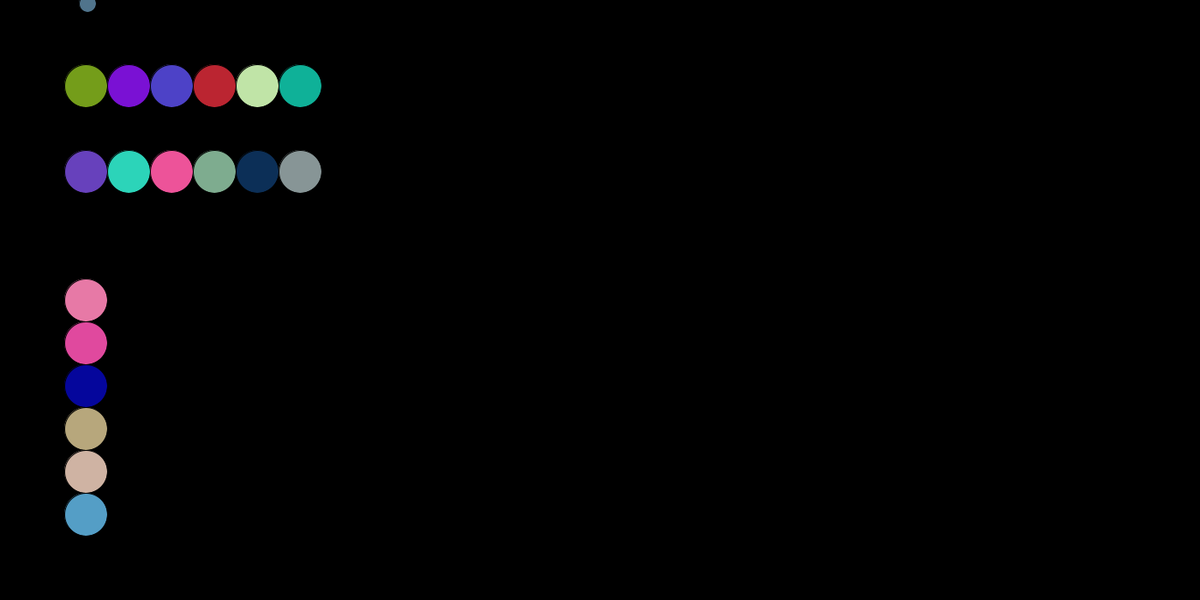
Frame 1 (no input)
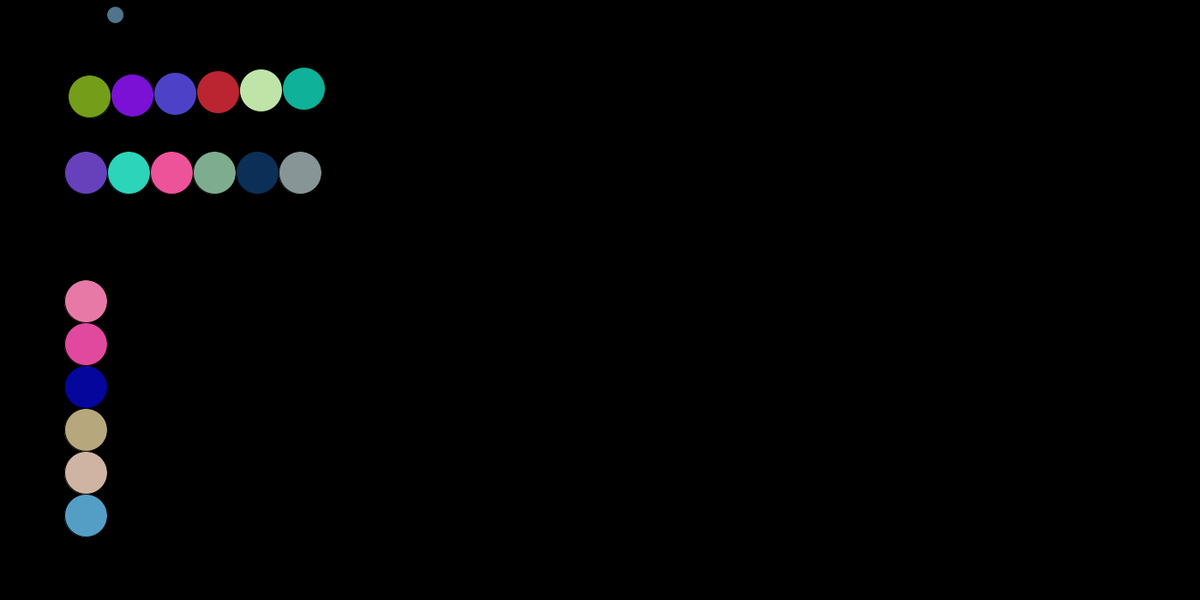
Frame 60 (the mouse pressed at the canvas centre just before this capture)
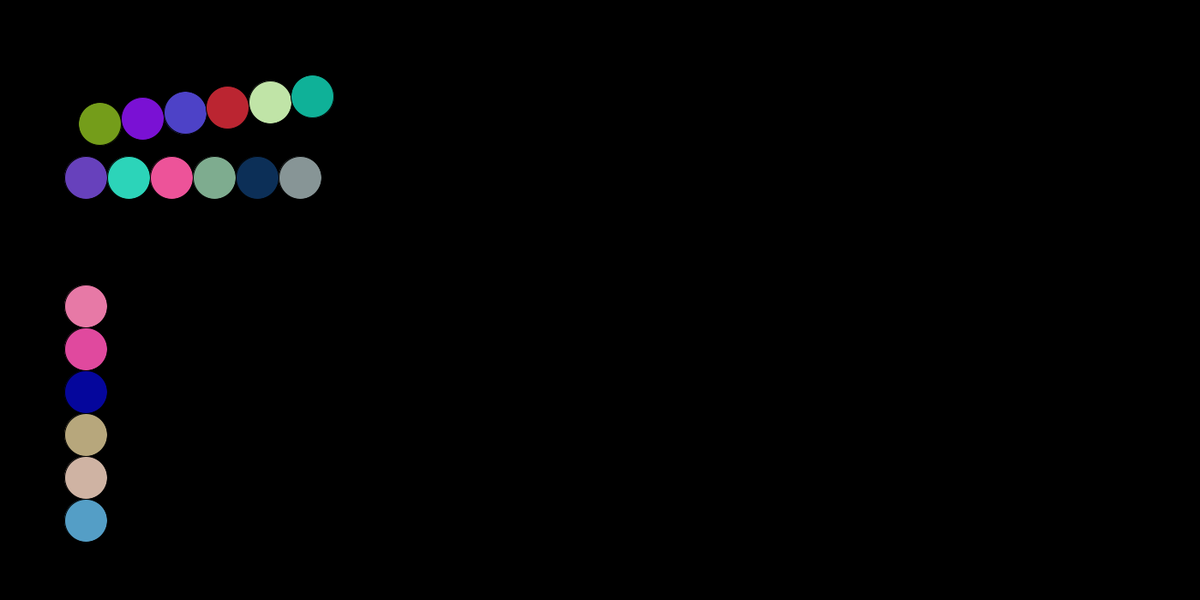
Frame 120 (the mouse held since frame 60 and released just before this capture)

The Processing sketch that drew these frames (run headless with seeded random() and noise(); from frame 60 on, the mouse is pressed at the canvas centre):

// Processing sketch: Momentum
// ── Momentum.pde
ArrayList<Ball> balls;
//Ball[] balls;
Ball[] floor;
ArrayList<Block> blocks;

float grav = 0.001;
float inelastic = 0.5;
Level L;
void setup() {
  size(1400, 700);
  background(0);
  stroke(0);
  frameRate(360);
  balls = new ArrayList<Ball>();
  //for (int x=0; x < balls.size(); x++) {
  balls.add(new Ball());
  balls.get(0).x = 100;
  balls.get(0).y = 1 + ((0%2+1));
  balls.get(0).dx = 2;
  balls.get(0).dy = 2 + ((0%2) * -6);
  balls.get(0).mass = 1;
  //}

  floor = new Ball[0];
  for (int i = 0; i < floor.length; i ++) {
    floor[i] = new Ball();
    floor[i].x = 70 * i;
    floor[i].y = height - 10;
    floor[i].rad = 70;
    floor[i].dx = 0;
    floor[i].dy = 0;
    floor[i].mass = 10;
    floor[i].inFloor = true;
  }
  for (Ball b : floor) {
    balls.add(b);
  }
  blocks = new ArrayList<Block>();  
  blocks.add(new Block(50, 300, 100, 100,1));
  blocks.add(new Block(50, 300, 100, 200,1) );
  blocks.add(new Block(50, 300, 100, 600,-1) );

  L = new Level();
  L.addBlocks(blocks);
}

void draw() {
  background(0);

  for (Ball b : balls) {
    b.collided = false;
  }
  for (Ball b : balls) {
    //fill(b.c);
    if (!b.inFloor) {
      if (!b.collided || (b.myBlock != null && !b.myBlock.checkCollide())) {
        b.collision();
      }
    }
    //ellipse(b.x, b.y, b.rad, b.rad);
  }

  //Ball last = block.subs[block.subs.length - 1];  
  //float xcor = last.x;
  //float ycor = last.y;

  for (Block bl : blocks) {
    //print(bl.fallingOver); //for bug fixing
    if (bl.reachedFloor()){ //hit the floor
      //print(bl.fallingOver);
      if(!bl.flatOnTheFloor){ //hit the floor but not horizontal yet
        bl.fallingOver = true; //keep falling over 
        bl.fallOver(); //fall over a lil bit        
      }
      else{ //flat on the floor
        bl.friction();
        for(Ball b : bl.subs){
          b.dy = 0; //stop passing through the floor oh my god
        }
      }
      bl.fallOver(); //fall over a lil bit
    }
    
    bl.update();
  }

  for (Block bl : blocks) {
    /*
    if (bl.reachedFloor()){
      bl.fallingOver = true;
      bl.fallOver();
    }
    */
    if (!bl.checkCollide()) {
      bl.progress();
    }
    bl.stickEmAll();
    for (Ball b : bl.subs) {
      fill (b.c);
      ellipse(b.x, b.y, b.rad, b.rad);
    }
  }
  /*
  for (Ball b : floor) {
   b.update();
   ellipse(b.x, b.y, b.rad, b.rad);
   }*/

  for (Ball b : balls) {
    if (!b.inBlock) {
      fill(b.c);
      b.update();
      ellipse(b.x, b.y, b.rad, b.rad);
    }
  }
  //Ball last = block.subs[block.subs.length - 1];

  //L.loadBlocks();
  //translate(last.x - xcor,last.y - ycor);
}
// ── Ball.pde
class Ball {
  float x, y, dx, dy, mass, rad, red, blue, green;
  color c;
  boolean inBlock, inFloor, collided;
  Block myBlock;

  Ball() {
    x = random(height);
    y = random(width);
    dx = 10 - random(20);
    dy = 10 - random(20);
    mass = random(10) + 1;
    rad = 20;
    red = random(255);
    blue = random(255);
    green = random(255);
    c = color(red, blue, green);
    inBlock = false;
    inFloor = false;
    collided = false;
  }

  boolean bounce() {
    if (x + rad/2 > width || x - rad/2 < 0) {
      if (!inBlock) {
        dx *= -1 * inelastic;
      }
      if (x + rad/2 > width) {
        x = width - rad/2;
      } else {
        x = 0 + rad/2;
      }
      return true;
    }

    if (y + rad/2 > height || y - rad/2 < 0) {
      if (!inBlock) {
        dy *= -1 * inelastic;
      }
      if (y + rad/2 > height) {
        y = height - rad/2;
      } else {
        y = 0 + rad/2;
      }
      return true;
    }
    return false;
  }

  boolean collision() {
    float dxtemp, dytemp;
    //boolean hit = false;
    dxtemp = dytemp = 0;
    for (Ball b : balls) {
      if (b.inFloor || (b != this && (myBlock == null || b.myBlock != myBlock) && !b.collided && !collided)) {
        if (b.myBlock != null && !b.myBlock.checkCollide()) {
          if (dist(x, y, b.x, b.y) < (rad/2 + b.rad/2)) {
            //if hitting a Block that is horizontal, fall over as if you hit the floor
            if (inBlock && myBlock != b.myBlock && b.myBlock.subs[0].y - b.myBlock.subs[b.myBlock.subs.length - 1].y == 0) {
              myBlock.fallingOver = true;
              myBlock.fallOver();
              stickMe(b,this);
              for(Ball ball: myBlock.subs){
               ball.y -= 5; 
              }
            }
            else if(b.myBlock.flatOnTheFloor && b.myBlock.subs[0].x == b.myBlock.subs[b.myBlock.subs.length - 1].x){
              if (this.dx > 0){
                //offset b.myBlock a bit to the right
                //b.myBlock falls over as usual
              }
              else if (this.dx < 0){
                //offset b.myBlock a bit to the left
                //b.myBlock falls over as usual
              }
              else{ //this.dx == 0
                //remove b.myBlock from the game (vertical hits are its weakness)
              }
            }
            else {
              //if(!b.inFloor){
              dxtemp = dx;
              dytemp = dy;
              //}
              dx = (((mass-b.mass)/(mass+b.mass)) * dx ) + (((2*b.mass)/(mass+b.mass)) * b.dx) * inelastic;
              dy = (((mass-b.mass)/(mass+b.mass)) * dy ) + (((2*b.mass)/(mass+b.mass)) * b.dy) * inelastic;
              if (!b.inFloor) {
                b.dx = (((b.mass-mass)/(mass+b.mass)) * b.dx ) + (((2*mass)/(mass+b.mass)) * dxtemp) * inelastic;
                b.dy = (((b.mass-mass)/(mass+b.mass)) * b.dy ) + (((2*mass)/(mass+b.mass)) * dytemp) * inelastic;
              }

              if (!b.inBlock) {
                b.dx = (((b.mass-mass)/(mass+b.mass)) * b.dx ) + (((2*mass)/(mass+b.mass)) * dxtemp) * inelastic;
                b.dy = (((b.mass-mass)/(mass+b.mass)) * b.dy ) + (((2*mass)/(mass+b.mass)) * dytemp) * inelastic;
              }
              if (!inFloor && !inBlock && (b.inBlock || b.inFloor)) {
                stickMe(b, this);
              }

              if (inBlock && (b.inFloor || b.inBlock)) {
                stickMe(b, this);
              }




              b.collided = true;
              collided = true;
              return true;
            }
          }
        }
      }
    }
    /*
      for (Ball b : floor) {
     if (b != this) {
     if (dist(x, y, b.x, b.y) < (rad/2 + b.rad/2)) {
     dxtemp = dx;
     dytemp = dy;
     dx = (((mass-b.mass)/(mass+b.mass)) * dx ) + (((2*b.mass)/(mass+b.mass)) * b.dx) * inelastic;
     dy = (((mass-b.mass)/(mass+b.mass)) * dy ) + (((2*b.mass)/(mass+b.mass)) * b.dy) * inelastic;
     b.dx = (((b.mass-mass)/(mass+b.mass)) * b.dx ) + (((2*mass)/(mass+b.mass)) * dxtemp) * inelastic;
     b.dy = (((b.mass-mass)/(mass+b.mass)) * b.dy ) + (((2*mass)/(mass+b.mass)) * dytemp) * inelastic;
     stickMe(b,this );
     
     
     return true;
     }
     }
     }
     
     for (Block bl : blocks) {
     for (Ball b : bl.subs) {
     if (b != this) {
     if (dist(x, y, b.x, b.y) < (rad/2 + b.rad/2)) {
     dxtemp = dx;
     dytemp = dy;
     dx = (((mass-b.mass)/(mass+b.mass)) * dx ) + (((2*b.mass)/(mass+b.mass)) * b.dx) * inelastic;
     dy = (((mass-b.mass)/(mass+b.mass)) * dy ) + (((2*b.mass)/(mass+b.mass)) * b.dy) * inelastic;
     b.dx = (((b.mass-mass)/(mass+b.mass)) * b.dx ) + (((2*mass)/(mass+b.mass)) * dxtemp) * inelastic;
     b.dy = (((b.mass-mass)/(mass+b.mass)) * b.dy ) + (((2*mass)/(mass+b.mass)) * dytemp) * inelastic;
     stickMe(this, b);
     
     
     return true;
     }
     }
     }
     }*/
    return false;
  }

  void stickMe(Ball me, Ball you) {
    float distance = dist(me.x, me.y, you.x, you.y);
    float x1 = you.x - me.x;
    float y1 = you.y - me.y;
    float x2 = (me.rad * x1)/distance;
    float y2 = (me.rad * y1)/distance;
    float changex = me.x + x2 - you.x;
    float changey = me.y + y2 - you.y;
    you.x = me.x + x2;
    you.y = me.y + y2;
    if (you.inBlock) {
      for (Ball b : you.myBlock.subs) {
        if (b != you) {
          b.x += changex;
          b.y += changey;
        }
      }
    }
  }

  void update() {
    if (!inFloor) {
      //collision();
      if (!collided) {
        dy += grav;
        x += dx;
        y += dy;
      }
    }
  }
}
// ── Block.pde
class Block {
  Ball[] subs;
  boolean fallingOver;
  boolean flatOnTheFloor;
  Block() {
    subs = new Ball[1];
    subs[1] = new Ball();
  }

  Block(int w, int l, int xcor, int ycor, int direction) {
    int rad = w;
    int xnow = xcor;
    int ynow = ycor;
    subs = new Ball[l/rad];
    for (int x = 0; x < subs.length; x++) {
      subs[x] = new Ball();
      Ball b =  subs[x];
      b.mass = 10;
      b.rad = rad;
      b.y = ynow;
      b.x = xnow;
      if (direction > 0) {
        xnow += rad;
      } else {
        ynow -= rad;
      }
      b.dx = 0;
      b.dy = 0;
      b.inBlock = true;
      b.inFloor = false;
      b.myBlock = this;
      balls.add(b);
    }
    fallingOver = false;
    flatOnTheFloor = false;
  }

  /*boolean collision() {
   float xincrement = 0;
   float yincrement = 0;
   Ball b = subs[subs.length-1];
   if (b.collision()) {
   xincrement = abs(2 * b.dx/subs.length);
   yincrement = abs(2 * b.dy/subs.length);
   
   if (b.dx > 0) {
   xincrement *= -1;
   }
   if (b.dy > 0) {
   yincrement *= -1;
   }
   
   for (int x = subs.length-1; x>=0; x--) {
   Ball now = subs[x];
   now.dx += b.dx + (xincrement * (subs.length - 1 - x));
   now.dy += b.dy + (yincrement * (subs.length - 1 - x));
   //    now.x += now.dx;
   //    now.y += now.dy;
   }
   return true;
   }
   return false;
   }*/

  void influenceOthers(int index, float centerdxb, float centerdyb) {
    int center  = subs.length/2;
    float bigdx = 0;
    float bigdy = 0;
    float xincrement = 0;
    float yincrement = 0;
    float dxtemp = 0;
    float dytemp = 0;
    float centerdx = subs[center].dx;
    float centerdy = subs[center].dy;
    if (center == index) {
      for (int x = 0; x<subs.length; x++) {
        if (x != center) {
          subs[x].dx += (centerdx - centerdxb);
          subs[x].dy += (centerdy - centerdyb);
        }
      }
    } else {
      bigdx = (index-center)*(subs[index].dx/center); 
      bigdy = (index-center)*(subs[index].dy/center);
      if (subs[index].dx < 0) {
        bigdx*=-1;
      }
      if (subs[index].dy < 0) {
        bigdy*=-1;
      }


      xincrement = subs[index].dx/center;
      yincrement = subs[index].dy/center;
      if (bigdx > 0) {
        xincrement *= -1;
      }
      if (bigdy > 0) {
        yincrement *= -1;
      }
      dxtemp = subs[center].dx + subs[index].dx;
      dytemp = subs[center].dy + subs[index].dy;
      subs[index].dx = 0;
      subs[index].dy = 0;
      for (int i = subs.length-1; i>=0; i--) {
        Ball now = subs[i];
        now.dx = bigdx + (xincrement * (subs.length - 1 - i)) + dxtemp;
        now.dy = bigdy + (yincrement * (subs.length - 1 - i)) + dytemp;
      }
    }
  }

  /*  void influenceOthersB(int index, float centerdxb, float centerdyb, float currentxb, float currentyb) {
   float changex, changey;
   float xdiff = 0;
   float ydiff = 0;
   changex = changey = 0;
   if (subs[index].x == subs[index].rad/2 || subs[index].x == width - subs[index].rad/2) {
   changex = centerdxb * -1;
   xdiff = subs[index].x - currentxb;
   } else {
   changey = centerdyb * -1;
   ydiff = subs[index].y - currentyb;
   }
   for (int i = 0; i < subs.length; i++) {
   subs[i].dx += changex;
   subs[i].dy += changey;
   if (i != index) {
   if (changex < 0) {
   subs[i].x += xdiff;
   } else {
   subs[i].x -= xdiff;
   }
   if (changey < 0) {
   subs[i].y += ydiff;
   } else {
   subs[i].y-=ydiff;
   }
   }
   }
   }*/

  void stickMe(Ball me, Ball you) {
    float distance = dist(me.x, me.y, you.x, you.y);
    float x1 = you.x - me.x;
    float y1 = you.y - me.y;
    float x2 = (me.rad * x1)/distance;
    float y2 = (me.rad * y1)/distance;
    you.x = me.x + x2;
    you.y = me.y + y2;
  }

  void update() {
    //if (!collision()) {
    int center = subs.length/2;
    float centerdx = subs[center].dx;
    float centerdy = subs[center].dy;
    float currentx, currenty;
    for (int x = 0; x<subs.length; x++) {
      currentx = subs[x].x;
      currenty = subs[x].y;
      //subs[x].collision();
      if (subs[x].collided) {
        if (x == center) {
          influenceOthers(x-1, centerdx, centerdy);
        } else {
          influenceOthers(x, centerdx, centerdy);
        }
      } //else if (subs[x].bounce()) {
      //influenceOthersB(x, centerdx, centerdy, currentx, currenty);
    }
    // }
  }

  void stickEmAll() {
    int i = 0;
    while (subs.length/2 + i + 1 < subs.length) {
      stickMe(subs[subs.length/2 + i], subs[subs.length/2 + i + 1]);
      i++;
    }
    int j = 0;
    while ((subs.length/2) - j - 1 >= 0) {
      stickMe(subs[(subs.length/2) - j], subs[(subs.length/2) - j - 1]);
      j++;
    }
  }

  void progress() {
    for (Ball b : subs) {
      if (!flatOnTheFloor)
        b.dy += grav;
      b.x += b.dx;
      b.y += b.dy;
    }
  }

  boolean checkCollide() {
    boolean ret = false;
    for (Ball b : subs) {
      ret  = ret && b.collided;
    }
    return ret;
  }

  boolean reachedFloor() //as in the bottom of the screen, not the highly experimental "ball-wall"
  {
    return subs[0].y + subs[0].rad >= height || subs[subs.length - 1].y + subs[0].rad >= height;
  }

  void friction()
  {
    //if (flatOnTheFloor)
    for (Ball b : subs) {
      b.dx *= 0.99;
      if (b.dx < 0.01)
        b.dx = 0;
    }
  }

  void fallOver()
  {

    if (fallingOver)
    {
      if (subs[0].x == subs[subs.length - 1].x) //block is vertical
        return;

      float theta = abs(atan( (subs[subs.length - 1].y - subs[0].y)/(subs[subs.length - 1].x - subs[0].x) ));
      theta -= radians(.1);//fall over 0.1 degrees at a time
      float len;

      //leftmost ball contacted with ground
      if (subs[0].y > subs[subs.length - 1].y && theta > 0)
      {
        //subs[0].y = height - subs[0].rad;
        subs[0].dy = 0;
        for (int i = subs.length - 1; i > 0; i --)
        {
          len = i * subs[0].rad;
          subs[i].x = subs[0].x + len * cos(theta);
          subs[i].y = subs[0].y - len * sin(theta);
        }
      }
      //right most ball contacted with ground
      else if (subs[subs.length - 1].y > subs[0].y && theta > 0)
      {
        subs[subs.length - 1].dy = 0;
        for (int i = 0; i < subs.length - 1; i ++)
        {
          len = (subs.length - 1 - i) * subs[0].rad;
          subs[i].x = subs[subs.length - 1].x - len * cos(theta);
          subs[i].y = subs[subs.length - 1].y - len * sin(theta);
        }
      } else {
        fallingOver = false;
        flatOnTheFloor = true;
      }
    } else {
      return;
    }
  }//end fallOver
}
// ── Level.pde
import java.util.ArrayList;

class Level {
  ArrayList<Block> blocks;

  Level()
  {
    blocks = new ArrayList<Block>();
  }
  
  void addBlocks(ArrayList<Block> blcks)
  {
    for (Block bl : blcks) {
      blocks.add(bl);
    }
  }
  void loadBlocks()
  {
    for (Block b : blocks)
    {

      Ball first = b.subs[0];
      Ball last = b.subs[b.subs.length - 1];
      float tanTheta = (last.x - first.x)/(first.y - last.y);
      float theta = atan(tanTheta);
      translate( last.x, last.y );
      rotate(theta);
      //float heck = last.x * tanTheta;
      //translate(0,-heck);
      //float xcor = last.x;
      //float ycor = last.y;
      //rotate(theta);
      //float dist = dist(0,0,last.x,last.y);
      //translate(dist * sin(theta) * tanTheta, -dist * sin(theta) );
      translate( -last.x, -last.y );
      rect(last.x - last.rad/2, last.y - last.rad/2, last.rad, last.rad * b.subs.length);
      //rotate(-theta);
      //translate(last.x - xcor,last.y - ycor);
    }
  }
}
